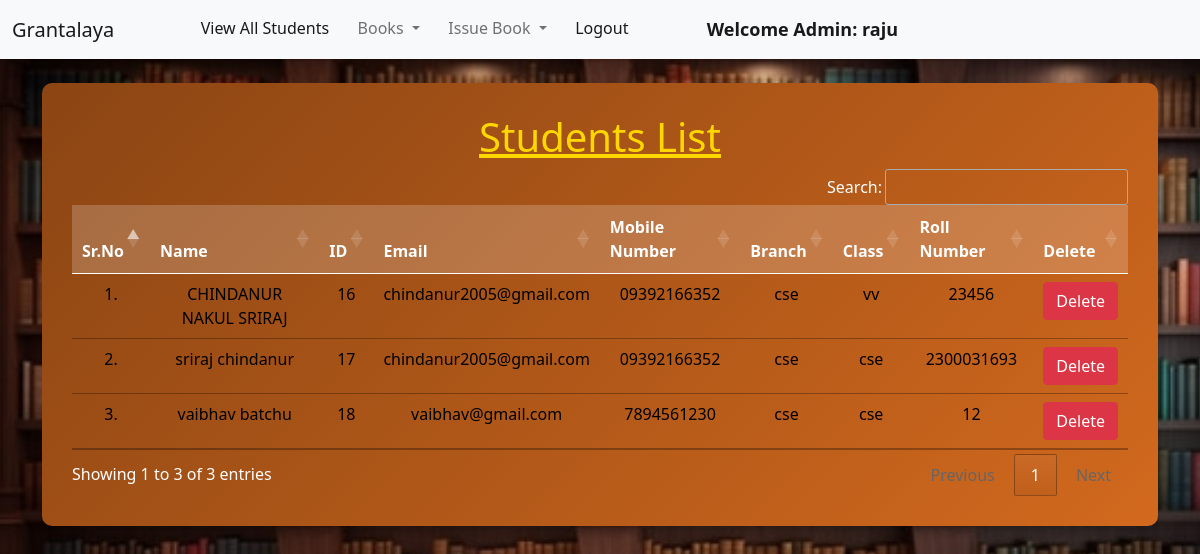
Screenshot of /view_students/ (signed in) with the database file from the repository.
### library/models.py (models this page shows, shortened)
class Student(models.Model):
    user = models.OneToOneField(User, on_delete=models.CASCADE)
    classroom = models.CharField(max_length=10)
    branch = models.CharField(max_length=10)
    roll_no = models.CharField(max_length=3, blank=True)
    phone = models.CharField(max_length=10, blank=True)
    image = models.ImageField(upload_to="", blank=True)

### library/views.py (the view)
# urls.py: path("view_students/", views.view_students, name="view_students"),
@login_required(login_url = '/admin_login')
def view_students(request):
    students = Student.objects.all()
    return render(request, "view_students.html", {'students':students})

### library/templates/view_students.html (shortened to what this page needs)
{% extends 'admin_navbar.html' %}
{% load static %}
{% block body %}
<div class="container mt-4">
    <div class="table-container">
        <h1 class="text-center"><u>Students List</u></h1>
        <table class="table table-hover" id="example">
            <thead>
                <tr class="text-center">
                    <th>Sr.No</th>
                    <th>Name</th>
                    <th>ID</th>
                    <th>Email</th>
                    <th>Mobile Number</th>
                    <th>Branch</th>
                    <th>Class</th>
                    <th>Roll Number</th>
                    <th>Delete</th>
                </tr>
            </thead>
            <tbody>
                {% for student in students %}
                <tr class="text-center">
                    <td>{{forloop.counter}}.</td>
                    <td>{{student.user.get_full_name}}</td>
                    <td>{{student.user.id}}</td>
                    <td>{{student.user.email}}</td>
                    <td>{{student.phone}}</td>
                    <td>{{student.branch}}</td>
                    <td>{{student.classroom}}</td>
                    <td>{{student.roll_no}}</td>
                    <td><a href="/delete_student/{{student.id}}/" class="btn btn-danger" onclick="return confirm('Are you sure you want to delete this student?')">Delete</a></td>
                </tr>
                {% endfor %}
            </tbody>
        </table>
    </div>
</div>
{% endblock %}

### library/templates/admin_navbar.html (shortened to what this page needs)
<!doctype html>
<html lang="en">
  <head>
    <link href="https://cdn.jsdelivr.net/npm/bootstrap@5.1.0/dist/css/bootstrap.min.css" rel="stylesheet">
    <link rel="stylesheet" href="https://cdn.datatables.net/1.10.25/css/jquery.dataTables.min.css">
    <link rel="stylesheet" href="https://cdn.datatables.net/buttons/1.7.1/css/buttons.dataTables.min.css">
  </head>
  <body>
    <nav class="navbar navbar-expand-lg navbar-light bg-light">
        <div class="container-fluid">
          <a class="navbar-brand" href="#">Grantalaya </a>
          <div class="collapse navbar-collapse" id="navbarSupportedContent">
            <ul class="navbar-nav me-auto mb-2 mb-lg-0">
              <li class="nav-item">
                <a class="nav-link active" aria-current="page" href="/view_students/">View All Students</a>
              </li>
              <li class="nav-item dropdown">
                <a class="nav-link dropdown-toggle" href="#" id="navbarDropdown" role="button" data-bs-toggle="dropdown" aria-expanded="false">
                  Books
                </a>
              </li>
              <li class="nav-item dropdown">
                <a class="nav-link dropdown-toggle" href="#" id="navbarDropdown" role="button" data-bs-toggle="dropdown" aria-expanded="false">
                  Issue Book
                </a>
              </li>
              <li class="nav-item">
                <a class="nav-link active" aria-current="page" href="/logout/">Logout</a>
              </li>
              <li class="nav-item">
                <a style="font-weight:600; font-family:'Segoe UI', Tahoma, Geneva, Verdana, sans-serif; font-size: large;" class="nav-link active" href="#">Welcome Admin: {{request.user}}</a>
              </li>
            </ul>
          </div>
        </div>
      </nav>
      {% block body %}
      {% endblock %}
  </body>
</html>

### rows the page displays
Student: user.get_full_name "CHINDANUR NAKUL SRIRAJ", user.id "16", user.email "chindanur2005@gmail.com", phone "09392166352", branch "cse", classroom "vv", roll_no "23456"
Student: user.get_full_name "sriraj chindanur", user.id "17", user.email "chindanur2005@gmail.com", phone "09392166352", branch "cse", classroom "cse", roll_no "2300031693"
Student: user.get_full_name "vaibhav batchu", user.id "18", user.email "vaibhav@gmail.com", phone "7894561230", branch "cse", classroom "cse", roll_no "12"

### other values shown
{{ request.user }} "raju"
